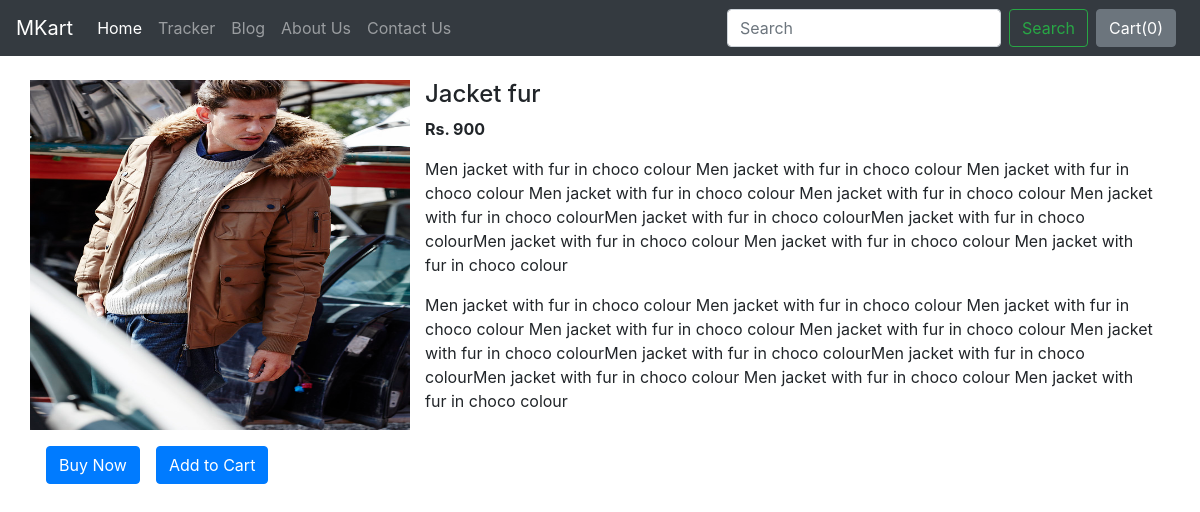
The page /shop/productview/10 on the database its author committed.
### shop/models.py (models this page shows, shortened)
class Product(models.Model):
	product_id = models.AutoField
	product_name = models.CharField(max_length=50)
	category = models.CharField(max_length=50,default="")
	subcategory = models.CharField(max_length=50,default="")
	price = models.IntegerField(default=0)
	desc = models.CharField(max_length=300)
	pub_date = models.DateField()
	image = models.ImageField(upload_to = 'shop/images',default="")

### shop/views.py (the view)
# urls.py: path('productview/<int:myid>',views.productview,name='ProductView'),
def productview(request,myid):
	product = Product.objects.filter(id=myid)
	return render(request,'shop/productview.html',{'product':product[0]})

### shop/templates/shop/productview.html (shortened to what this page needs)
{% extends 'shop/basic.html' %}
	{% block body %}
		<div class="container my-4">
			<div class="row">
				<div class="col-md-4">
					<div class="row">
						<img src="/media/{{product.image}}" width= 100% height="350px">
					</div>
				</div>
				<div class="col-md-8">
					<h4 id='namepr{{product.id}}'>{{ product.product_name }}</h4>
					<p><b>Rs. <span id='pricepr{{product.id}}'>{{product.price}}</span></b></p>
					<p>{{ product.desc }} {{ product.desc }} {{ product.desc }} {{ product.desc }} {{ product.desc }} {{ product.desc }}{{ product.desc }}{{ product.desc }}{{ product.desc }} {{ product.desc }} {{ product.desc }}</p>
					<p>{{ product.desc }} {{ product.desc }} {{ product.desc }} {{ product.desc }} {{ product.desc }} {{ product.desc }}{{ product.desc }}{{ product.desc }}{{ product.desc }} {{ product.desc }} {{ product.desc }}</p>
				</div>
			</div>
			<div class="row my-3">
					<button class="btn btn-primary mx-3">Buy Now</button>
					<span id="divpr{{product.id}}" class="divpr">
							<button id="pr{{product.id}}" class="btn btn-primary cart">Add to Cart</button>
					</span>
				</div>
		</div>
	{% endblock %}

### rows shown on the page
Product: image (picture), product_name "Jacket fur", price "900", desc "Men jacket with fur in choco colour"
